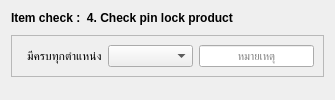
                                 <widget class="QWidget" name="tab_5">
                                  <attribute name="title">
                                   <string>4.Check pin lock product</string>
                                  </attribute>
                                  <layout class="QVBoxLayout" name="verticalLayout_16">
                                   <item alignment="Qt::AlignTop">
                                    <widget class="QWidget" name="widget_16" native="true">
                                     <layout class="QVBoxLayout" name="verticalLayout_17">
                                      <property name="spacing">
                                       <number>10</number>
                                      </property>
                                      <property name="leftMargin">
                                       <number>0</number>
                                      </property>
                                      <property name="topMargin">
                                       <number>0</number>
                                      </property>
                                      <property name="rightMargin">
                                       <number>0</number>
                                      </property>
                                      <property name="bottomMargin">
                                       <number>0</number>
                                      </property>
                                      <item alignment="Qt::AlignTop">
                                       <widget class="QLabel" name="label_25">
                                        <property name="font">
                                         <font>
                                          <family>Tahoma</family>
                                          <pointsize>9</pointsize>
                                          <bold>true</bold>
                                         </font>
                                        </property>
                                        <property name="text">
                                         <string>Item check :  4. Check pin lock product</string>
                                        </property>
                                       </widget>
                                      </item>
                                      <item>
                                       <widget class="QFrame" name="frame_11">
                                        <property name="frameShape">
                                         <enum>QFrame::StyledPanel</enum>
                                        </property>
                                        <property name="frameShadow">
                                         <enum>QFrame::Raised</enum>
                                        </property>
                                        <layout class="QHBoxLayout" name="horizontalLayout_20">
                                         <property name="leftMargin">
                                          <number>15</number>
                                         </property>
                                         <item alignment="Qt::AlignLeft">
                                          <widget class="QLabel" name="label_26">
                                           <property name="font">
                                            <font>
                                             <family>Tahoma</family>
                                             <pointsize>9</pointsize>
                                             <bold>false</bold>
                                            </font>
                                           </property>
                                           <property name="text">
                                            <string>มีครบทุกตำแหน่ง</string>
                                           </property>
                                          </widget>
                                         </item>
                                         <item>
                                          <widget class="QComboBox" name="comboBox_7">
                                           <property name="sizePolicy">
                                            <sizepolicy hsizetype="Preferred" vsizetype="Preferred">
                                             <horstretch>0</horstretch>
                                             <verstretch>0</verstretch>
                                            </sizepolicy>
                                           </property>
                                           <property name="minimumSize">
                                            <size>
                                             <width>84</width>
                                             <height>20</height>
                                            </size>
                                           </property>
                                           <item>
                                            <property name="text">
                                             <string/>
                                            </property>
                                           </item>
                                           <item>
                                            <property name="text">
                                             <string>Pass</string>
                                            </property>
                                           </item>
                                           <item>
                                            <property name="text">
                                             <string>Not pass</string>
                                            </property>
                                           </item>
                                           <item>
                                            <property name="text">
                                             <string>Not check</string>
                                            </property>
                                           </item>
                                          </widget>
                                         </item>
                                         <item>
                                          <widget class="QLineEdit" name="lineEdit_10">
                                           <property name="sizePolicy">
                                            <sizepolicy hsizetype="Preferred" vsizetype="Preferred">
                                             <horstretch>0</horstretch>
                                             <verstretch>0</verstretch>
                                            </sizepolicy>
                                           </property>
                                           <property name="minimumSize">
                                            <size>
                                             <width>115</width>
                                             <height>19</height>
                                            </size>
                                           </property>
                                           <property name="font">
                                            <font>
                                             <family>Tahoma</family>
                                             <pointsize>8</pointsize>
                                             <bold>false</bold>
                                            </font>
                                           </property>
                                           <property name="alignment">
                                            <set>Qt::AlignCenter</set>
                                           </property>
                                           <property name="placeholderText">
                                            <string>หมายเหตุ</string>
                                           </property>
                                          </widget>
                                         </item>
                                        </layout>
                                       </widget>
                                      </item>
                                     </layout>
                                    </widget>
                                   </item>
                                  </layout>
                                 </widget>
